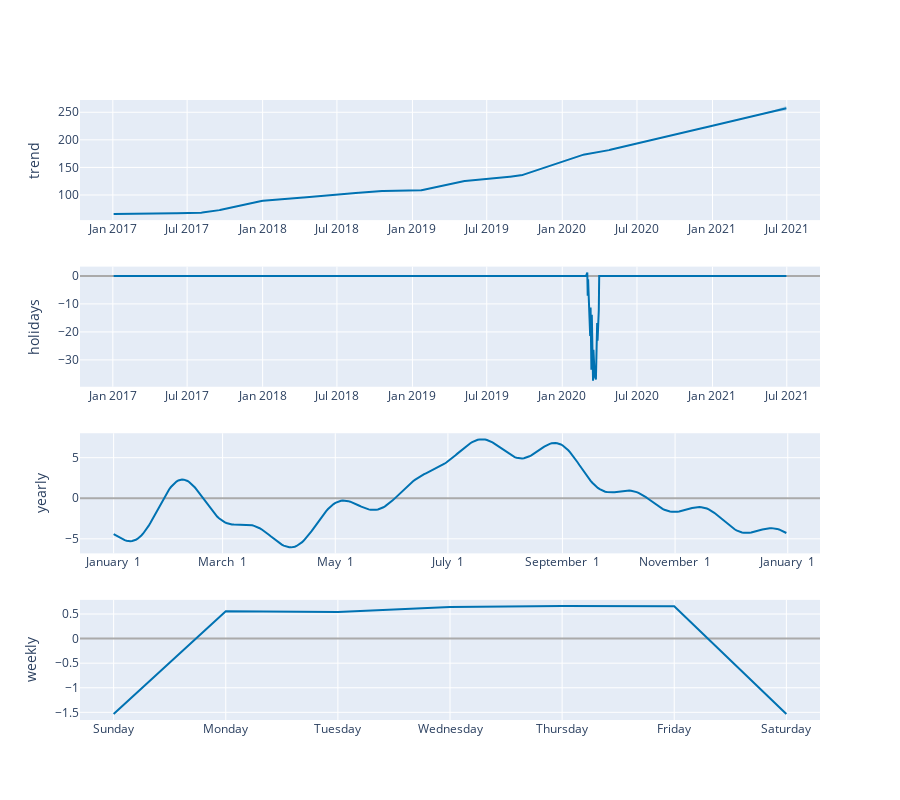

Notebook cell for this chart:
### Code cell
plot_components_plotly(model, forecast)

### Figure 1 — Plotly figure (JSON) as saved in the notebook; plotly's stock layout.template omitted (floating-point values rounded to 4 significant figures; data arrays with more than 128 entries replaced by an {"elided": "..."} marker saying what was removed)
{"data": [{"line": {"color": "#0072B2", "width": 2}, "mode": "lines", "name": "trend", "type": "scatter", "x": {"elided": "1159 str values"}, "xaxis": "x", "y": {"elided": "1159 float values"}, "yaxis": "y"}, {"line": {"color": "rgba(0, 114, 178, 0.2)", "width": 0}, "mode": "lines", "name": "trend_upper", "type": "scatter", "x": {"elided": "1159 str values"}, "xaxis": "x", "y": {"elided": "1159 float values"}, "yaxis": "y"}, {"fill": "tonexty", "fillcolor": "rgba(0, 114, 178, 0.2)", "line": {"color": "rgba(0, 114, 178, 0.2)", "width": 0}, "mode": "lines", "name": "trend_lower", "type": "scatter", "x": {"elided": "1159 str values"}, "xaxis": "x", "y": {"elided": "1159 float values"}, "yaxis": "y"}, {"line": {"color": "#0072B2", "width": 2}, "mode": "lines", "name": "holidays", "text": {"elided": "1159 str values"}, "type": "scatter", "x": {"elided": "1159 str values"}, "xaxis": "x2", "y": {"elided": "1159 float values"}, "yaxis": "y2"}, {"line": {"color": "#0072B2", "width": 2}, "mode": "lines", "name": "yearly", "type": "scatter", "x": {"elided": "365 str values"}, "xaxis": "x3", "y": {"elided": "365 float values"}, "yaxis": "y3"}, {"line": {"color": "#0072B2", "width": 2}, "mode": "lines", "name": "weekly", "type": "scatter", "x": ["2017-01-01T00:00:00", "2017-01-02T00:00:00", "2017-01-03T00:00:00", "2017-01-04T00:00:00", "2017-01-05T00:00:00", "2017-01-06T00:00:00", "2017-01-07T00:00:00"], "xaxis": "x4", "y": [-1.534, 0.5573, 0.5409, 0.6449, 0.6661, 0.6583, -1.534], "yaxis": "y4"}], "layout": {"height": 800, "showlegend": false, "width": 900, "xaxis": {"anchor": "y", "domain": [0, 1], "range": ["2016-10-13T01:12:00", "2021-09-19T22:48:00"], "type": "date"}, "xaxis2": {"anchor": "y2", "domain": [0, 1], "range": ["2016-10-13T01:12:00", "2021-09-19T22:48:00"], "type": "date"}, "xaxis3": {"anchor": "y3", "domain": [0, 1], "range": ["2016-12-13T18:54:02.958904115", "2018-01-18T11:04:57.863013581"], "tickformat": "%B %e", "type": "date"}, "xaxis4": {"anchor": "y4", "domain": [0, 1], "range": ["2016-12-31T16:48:00", "2017-01-07T07:12:00"], "tickformat": "%A", "type": "date"}, "yaxis": {"anchor": "x", "domain": [0.8063, 1], "rangemode": "normal", "title": {"text": "trend"}, "zerolinecolor": "#AAA"}, "yaxis2": {"anchor": "x2", "domain": [0.5375, 0.7312], "rangemode": "tozero", "title": {"text": "holidays"}, "zerolinecolor": "#AAA"}, "yaxis3": {"anchor": "x3", "domain": [0.2687, 0.4625], "title": {"text": "yearly"}, "zerolinecolor": "#AAA"}, "yaxis4": {"anchor": "x4", "domain": [0, 0.1938], "title": {"text": "weekly"}, "zerolinecolor": "#AAA"}}}
